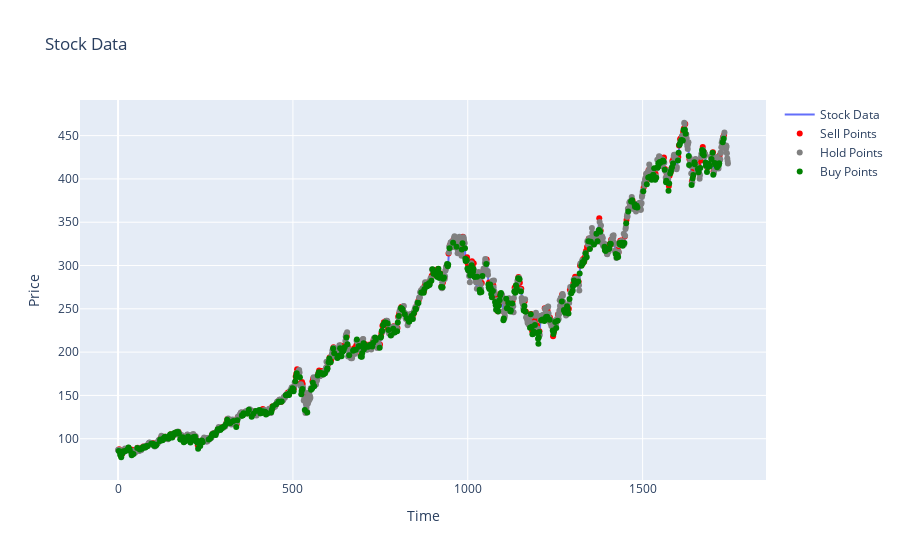

Write notebook code for a chart like this one.
### Code cell
import pandas as pd
import matplotlib.pyplot as plt
import numpy as np
from mpl_interactions import ioff, panhandler, zoom_factory
import matplotlib.pyplot as plt


df2 = pd.read_excel("/Users/gabrielhaskell/Documents/Personal/StockDataMSFT.xlsx")

def getState(n, currState, currMoneyState):
    state = []
    state.append(currState)
    if(currState == 1):
        state.append(currMoneyState)
    else:
        state.append(0)
    state.append(df2["RLMD1"][n])
    state.append(df2["RLD2REAL"][n])
    state.append(df2["RLMRSI"][n])
    state.append(df2["RLMD1Volume"][n])
    state.append(df2["RLD2Volume"][n])
    state.append(df2["RLMDEMA"][n])
    state.append(df2["RLMDMA"][n])
    state.append(df2["RLOC"][n])
    return tuple(state)


df1 = pd.read_excel("/Users/gabrielhaskell/Documents/Personal/QTableDeepD.xlsx")

q_table = {}
for i in range(len(df1)):
    string = str(df1["State"][i])
    string2 = string[:-1]
    states = string2.split(",")
    status = []
    for sta in states:
        status.append(int(sta))
    if(len(states) != 10):
        print("error: state string too long or too short")
    actions =[]
    actions.append(df1["Sell"][i])
    actions.append(df1["Hold"][i])
    actions.append(df1["Buy"][i])
    q_table[tuple(status)] = actions
    


data = df2["Close"][:len(df2)]
arrS1 = []
arrS2 = []
arrH1 = []
arrH2 = []
arrB1 = []
arrB2 = []
arrCD0 = []
arrCD1 = []
arrCD2 = []
arrCD3 = []
arrCM1 = []
arrCM2 = []

score = 0
currBuying = 0
currMoney = 0
startPrice = 0

for i in range(len(df2)-1):
    state3 = getState(i, currBuying, currMoney)
    if(q_table.get(state3,-20) == -20):
        print(f"problemo {i}")
        continue
    currMoney = 0
    max = np.argmax(q_table.get(state3))
    if(data[i+1]>data[i]):
        currMoney = 1
    if(state3[0] == 0):
        if(max == 1):
            arrH1.append(i)
            arrH2.append(data[i])
            arrCD1.append(state3)
        if(max == 2):
            startPrice = data[i]
            if(data[i+1]>data[i]):
                currMoney = 1
            currBuying = 1
            arrB1.append(i)
            arrB2.append(data[i])
            arrCD2.append(state3)
    else:
        if(data[i+1]>startPrice):
            currMoney=1
        if(max == 1):
            arrB1.append(i)
            arrB2.append(data[i])
            arrCD2.append(state3)
        if(max == 0):
            currMoney = 0
            startPrice = 0
            arrS1.append(i)
            arrS2.append(data[i])
            arrCD0.append(state3)
            currBuying = 0



import plotly.graph_objects as go

fig = go.Figure()

fig.add_trace(go.Scatter(y=data, mode="lines", name="Stock Data"))
fig.add_trace(go.Scatter(x=arrS1, y=arrS2, mode="markers", marker=dict(color="red"), customdata = arrCD0, name="Sell Points"))
fig.add_trace(go.Scatter(x=arrH1, y=arrH2, mode="markers", marker=dict(color="gray"), customdata = arrCD1, name="Hold Points"))
fig.add_trace(go.Scatter(x=arrB1, y=arrB2, mode="markers", marker=dict(color="green"), customdata = arrCD2, name="Buy Points"))

fig.update_layout(title="Stock Data", xaxis_title="Time", yaxis_title="Price", dragmode="zoom")

fig.update_traces(
    hovertemplate="<br>".join([
        "X: %{x}",
        "Y: %{y}",
        "Category: %{customdata}",
    ])
)

fig.show()

### Figure 1 — Plotly figure (JSON) as saved in the notebook; plotly's stock layout.template omitted (floating-point values rounded to 4 significant figures; data arrays with more than 128 entries replaced by an {"elided": "..."} marker saying what was removed)
{"data": [{"hovertemplate": "X: %{x}<br>Y: %{y}<br>Category: %{customdata}", "mode": "lines", "name": "Stock Data", "type": "scatter", "y": {"elided": "1746 float values"}}, {"customdata": {"elided": "375x10 int values"}, "hovertemplate": "X: %{x}<br>Y: %{y}<br>Category: %{customdata}", "marker": {"color": "red"}, "mode": "markers", "name": "Sell Points", "type": "scatter", "x": {"elided": "375 int values"}, "y": {"elided": "375 float values"}}, {"customdata": {"elided": "888x10 int values"}, "hovertemplate": "X: %{x}<br>Y: %{y}<br>Category: %{customdata}", "marker": {"color": "gray"}, "mode": "markers", "name": "Hold Points", "type": "scatter", "x": {"elided": "888 int values"}, "y": {"elided": "888 float values"}}, {"customdata": {"elided": "482x10 int values"}, "hovertemplate": "X: %{x}<br>Y: %{y}<br>Category: %{customdata}", "marker": {"color": "green"}, "mode": "markers", "name": "Buy Points", "type": "scatter", "x": {"elided": "482 int values"}, "y": {"elided": "482 float values"}}], "layout": {"dragmode": "zoom", "title": {"text": "Stock Data"}, "xaxis": {"title": {"text": "Time"}}, "yaxis": {"title": {"text": "Price"}}}}
